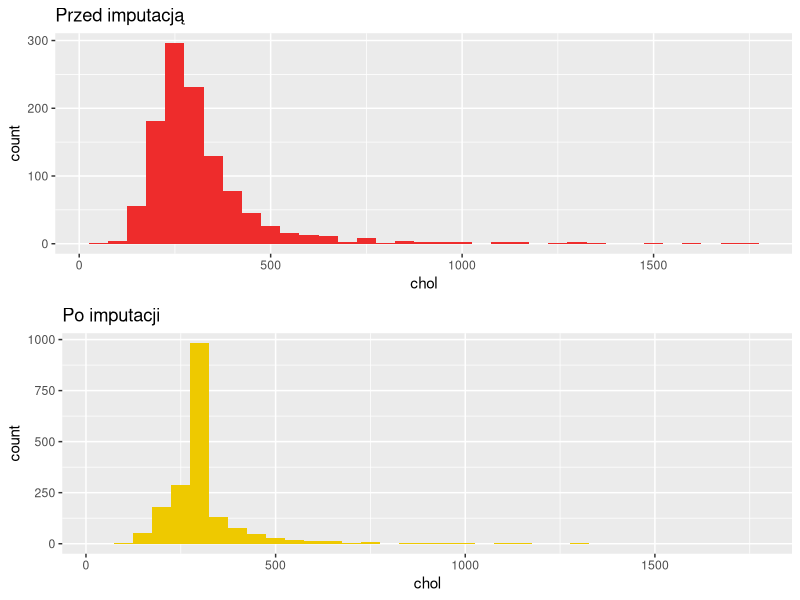

The R script that drew this image: (Note: this script raises an error after producing the figure.)
install.packages("survival")
library(survival)
library(dplyr)
library(ggplot2)
library(corrplot)
library(gridExtra)

#pbcseq
#https://cran.r-project.org/web/packages/survival/survival.pdf

data(pbc)

#Liczba "1" w zmiennej status wynosi 147. Należy uznać te obserwacje jako cenzurowane. 
table(pbcseq$status)

dane <- pbcseq
summary(dane)
#Zmienna "chol" zawiera najwięcej braków danych (821). 
#Dla tej zmiennej zostanie przeprowadzona imputacja metodą imputacja średnią.
#Pozostałe zmienne zawierają między 60-80 braków danych. Obserwacje te zostaną usunięte. 

dane$chol[is.na(dane$chol)] <- mean(dane$chol, na.rm = TRUE)
dane <- na.omit(dane)
table(dane$status)

pbcChol <- ggplot(pbcseq, aes(x=chol)) + geom_histogram(binwidth = 50, fill="firebrick2") + labs(title = "Przed imputacją")
impChol <- ggplot(dane, aes(x=chol)) + geom_histogram(binwidth = 50, fill="gold2") + labs(title = "Po imputacji")
grid.arrange(pbcChol, impChol)

str(dane)
#1 = male, 0 - female
levels(dane$sex) <- c(1,0)
dane$status <- as.factor(dane$status)
dane$trt <- as.factor(dane$trt)
dane$ascites <- as.factor(dane$ascites)
dane$spiders <- as.factor(dane$spiders)
dane$hepato <- as.factor(dane$hepato)
dane$stage <- as.factor(dane$stage)
dane$edema <- as.factor(dane$edema)
str(dane)
summary(dane)


dane$cens <- ifelse(dane$status=="0" | dane$status=="1",0,1)
dane$cens <- as.factor(dane$cens)

dane %>%
  group_by(sex) %>%
  summarise(N = n(), Mean = mean(age), Min = min(age), Max = max(age), Sd = sd(age))

dane %>%
  group_by(sex) %>%
  summarise(N = n(), Mean = mean(albumin), Min = min(albumin), Max = max(albumin), Sd = sd(trig))

dane %>%
  group_by(sex) %>%
  summarise(N = n(), Mean = mean(chol, na.rm = T), Min = min(chol, na.rm = T), Max = max(chol, na.rm = T), Sd = sd(chol, na.rm = T))

dane %>%
  group_by(sex) %>%
  summarise(N = n(), Mean = mean(alk.phos), Min = min(alk.phos), Max = max(alk.phos), Sd = sd(alk.phos))

dane %>%
  group_by(sex) %>%
  summarise(N = n(), Mean = mean(protime), Min = min(protime), Max = max(protime), Sd = sd(protime))

dane %>%
  group_by(stage) %>%
  summarise(N = n(), Mean = mean(chol), Min = min(chol), Max = max(chol), Sd = sd(chol))

ggplot(dane, aes(x=stage, fill=stage)) + geom_bar()
ggplot(dane, aes(x=sex, fill=sex)) + geom_bar()
ggplot(dane, aes(x=stage, y = age, fill=stage)) + geom_boxplot()
ggplot(dane, aes(x=stage, y=bili, fill=stage)) + geom_boxplot()
ggplot(dane, aes(x=sex, y=chol, fill=sex)) + geom_boxplot()

ggplot(dane, aes(x=age)) + geom_histogram(binwidth = 5, aes(fill=sex)) + facet_grid(dane$sex)

ggplot(dane, aes(x=chol, y=albumin, color=sex)) + geom_point()
ggplot(dane, aes(x=bili, y=ast, color=sex)) + geom_point()
ggplot(dane, aes(x=alk.phos, y=chol, color=edema)) + geom_point(alpha=0.4)
ggplot(dane, aes(x=bili, y=ast, color=hepato)) + geom_point()
ggplot(dane, aes(x=age, y=chol, color=sex)) + geom_point() + geom_smooth()



doKor <- dane[,c(5, 12,13,14,15,16,17,18)]
corMat <- cor(doKor)
corMat
corrplot(corMat,method="number", tl.col = 'black')

Surv(dane$day,dane$cens)
km <- survfit(Surv(day, cens) ~ 1, conf.type="log", data=dane)
SumKM <- summary(km)
SumKM
PlotKM <- plot(km)

#github test

               